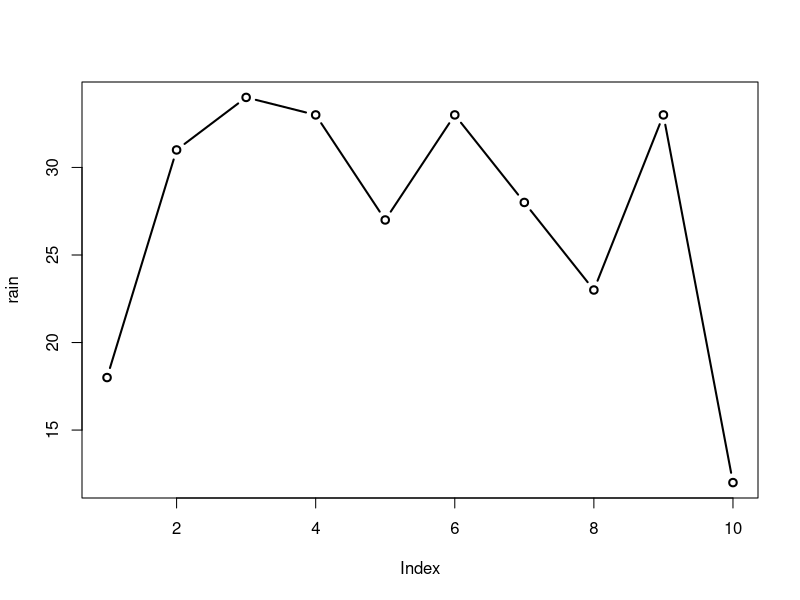
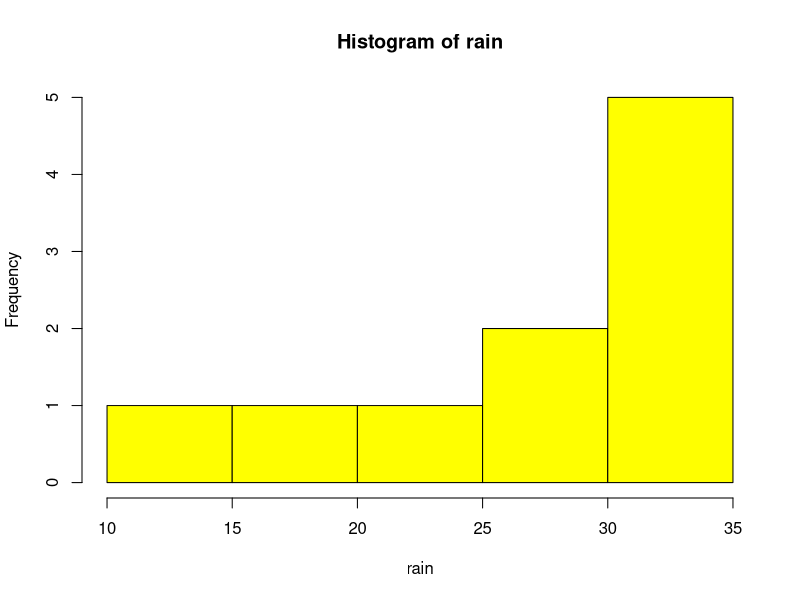
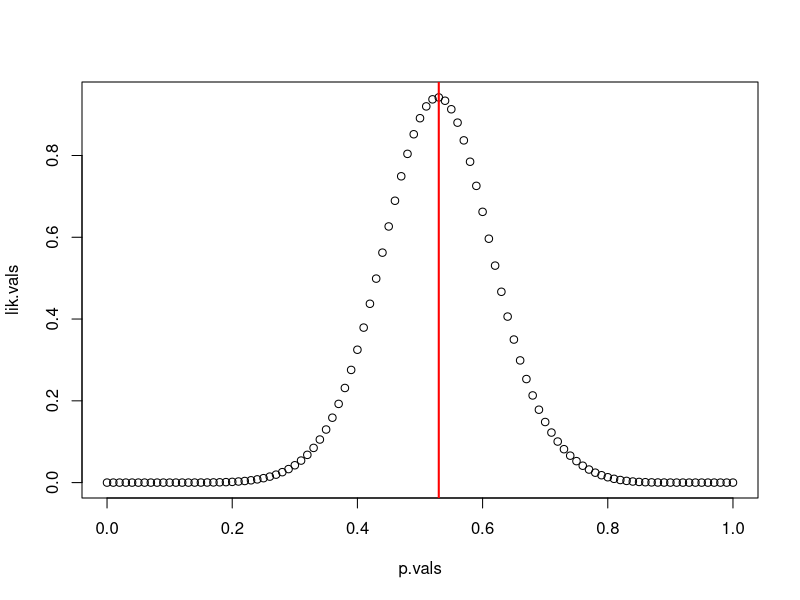

Reproduce these figures in R, in order.

##
## (1) Read in data
##
##  Precipitation data for State College PA for the months of April and May 2013
##  Source: http://www.ncdc.noaa.gov/IPS/coop/coop.html
##
##  1 = rain
##  0 = no rain

rain=c(18,31,34,33,27,33,28,23,33,12)
trial=c(29,53,61,62,51,62,53,49,71,26)

## plot data over time
plot(rain,type="b",lwd=2)

## plot a histogram of the data
hist(rain,col="yellow")

## calculate the sample mean and variance
mean(rain)
var(rain)

##
##
## (2) Fit Bernoulli model to data
##
##

## (2.1) Find the likelihood of the data given "p"= Prob(y=1)


p=.3

## find the likelihood (pmf) of the first data point under the model:
##    x~binom(1,p)
x=rain[1]
dbinom(x,1,p)

## look at the "dbinom" function
?dbinom

## find the likelihood (pmf) of all data points
dbinom(rain,1,p)
prod(dbinom(rain,1,p))

##
## (2.2) Now we'll try this for a range of values of "p"
##

## first create a sequence of candidate "p" values
p.vals=seq(0,1,.01)
n.p=length(p.vals)
p.vals
n.p

## create a placeholder vector to store the likelihood values 
lik.vals=rep(NA,n.p)

## calculate the likelihood function for each "p" value in p.vals
for(i in 1:n.p){
  lik.vals[i] <- sum(dbinom(rain,trial,p.vals[i]))
}

## find the "p" which maximizes the likelihood function
max.p.idx=which.max(lik.vals)
max.p=p.vals[max.p.idx]
max.p

## Plot
plot(p.vals,lik.vals)
abline(v=max.p,col="red",lwd=2)

